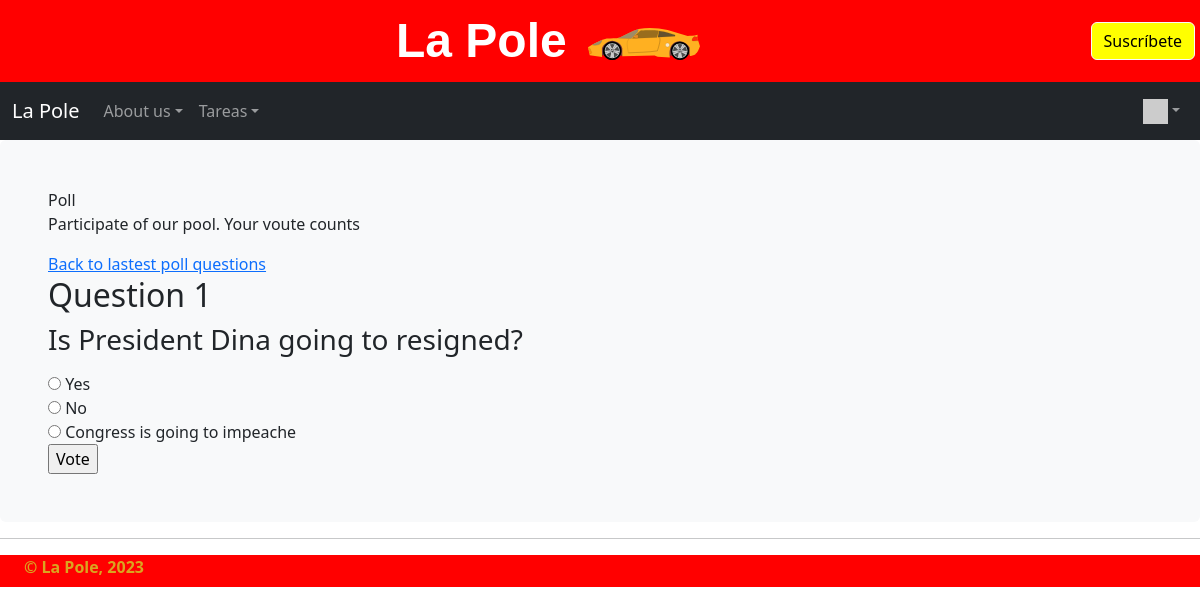
The page /polls/3/ (signed in) on the database its author committed.
### polls/models.py (models this page shows, shortened)
class Question(models.Model):
    question_text = models.CharField(max_length=200)
    pub_date = models.DateTimeField('date published')

class Choice(models.Model):
    question = models.ForeignKey(Question, on_delete=models.CASCADE)
    choice_text = models.CharField(max_length=200)
    votes = models.IntegerField(default=0)

### polls/views.py (the view)
# urls.py: path('<int:pk>/', views.DetailView.as_view(), name='detail'),
class DetailView(generic.DetailView):
    model = Question
    template_name = 'polls/detail.html'
    def get_queryset(self):
        return Question.objects.filter(pub_date__lte=timezone.now())

### home/context_processors.py (called while the page is built)
def settings(request):
    return {
        'settings': django_settings,
    }

### home/templatetags/app_tags.py (called while the page is built)
@register.filter(name='gravatar')
def gravatar(user, size=35):
    email = str(user.email.strip().lower()).encode('utf-8')
    email_hash = md5(email).hexdigest()
    url = "//www.gravatar.com/avatar/{0}?s={1}&d=identicon&r=PG"
    return url.format(email_hash, size)

### polls/templates/polls/detail.html (shortened to what this page needs)
{% extends "home/layout.html" %}
{% block head %}
    Poll
{% endblock %}
{% block content %}
<p> Participate of our pool. Your voute counts</p>
<a href="{% url 'polls:index' %}">Back to lastest poll questions</a>
    <h2>Question 1</h2>
    <form action="{% url 'polls:vote' question.id %}" method="post">
        <fieldset>
            <legend><h3>{{ question.question_text }}</h3></legend>
            {% for choice in question.choice_set.all %}
                <input type="radio" name="choice" id="choice{{ forloop.counter }}" value="{{ choice.id }}">
                <label for="choice{{ forloop.counter }}">{{ choice.choice_text }}</label><br>
            {% endfor %}
        </fieldset>
        <input type="submit" value="Vote">
    </form>
{% endblock %}

### home/static/home/site1.css (style rules this page uses)
body { background-image: linear-gradient(180deg, rgb(219, 218, 218), #fff 100px, #fff); }

### rows shown on the page
Question: question_text "Is President Dina going to resigned?"
Choice: choice_text "Yes"
Choice: choice_text "No"
Choice: choice_text "Congress is going to impeache"
